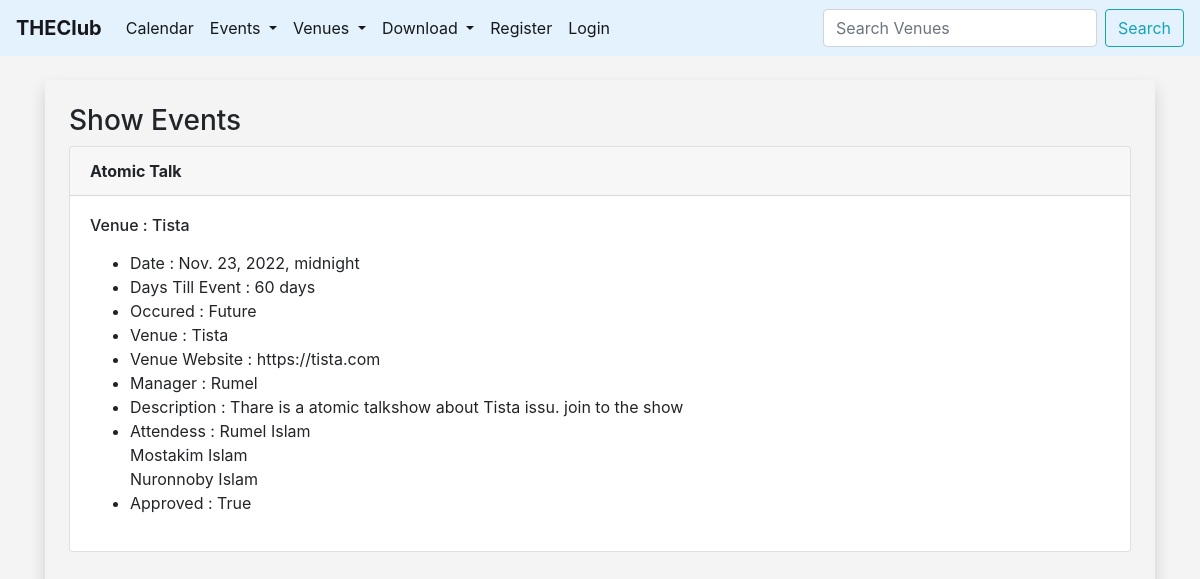
Screenshot of /show_event/6 with the database file from the repository.
### events/models.py (models this page shows, shortened)
class Event(models.Model):
	name = models.CharField('Event Name', max_length=120)
	event_date = models.DateTimeField('Event Date')
	venue = models.ForeignKey(Venue, blank=True, null=True, on_delete=models.CASCADE)
	manager = models.ForeignKey(User, blank=True, null=True, on_delete=models.SET_NULL)
	description = models.TextField(blank=True)
	attendess = models.ManyToManyField(MyClubUser, blank=True)
	approved = models.BooleanField('Approved', default=False)
	@property
	def Days_till(self):
		today = date.today()
		days_till = self.event_date.date() - today
		days_till_stripped = str(days_till).split(",", 1)[0]
		return days_till_stripped
	@property
	def Is_past(self):
		today = date.today()
		if self.event_date.date() < today:
			thing = 'Past'
		else:
			thing = 'Future'
		return thing

class Venue(models.Model):
	name = models.CharField('Venue Name', max_length=120)
	address = models.CharField(max_length=300)
	Zip_code = models.CharField('Zip Code', max_length=10, blank=True)
	phone = models.CharField('Contuct Phone', max_length=20)
	web = models.URLField('Website Address', blank=True)
	email_address = models.EmailField('Email Address')
	owner = models.IntegerField('Venue Owner', blank=False, default=1)
	venue_image = models.ImageField(null=True, blank=True, upload_to="images/")
	def __str__(self):
		return self.name

class MyClubUser(models.Model):
	first_name = models.CharField(max_length=30)
	last_name = models.CharField(max_length=20)
	email = models.EmailField('User Email')
	def __str__(self):
		return self.first_name + ' ' + self.last_name

### events/views.py (the view)
# urls.py: path('show_event/<event_id>', views.show_event, name='show-event'),
def show_event(request, event_id):
	event = Event.objects.get(pk=event_id)
	return render(request, 'events/show_event.html', {'event': event})

### events/templates/events/show_event.html (shortened to what this page needs)
{% extends 'events/base.html' %}
{% block content %}
<div class="shadow p-4 md-5 bg-body rounded">
  <h3>Show Events</h3>
    {% if event.approved %}
    <div class="card">
      <div class="card-header">
        <strong>{{ event.name }}</strong>
      </div>
      <div class="card-body">
        <h6 class="card-title">Venue : {{ event.venue }}</h6>
        <p class="card-text">
        <ul>
            <li>Date : {{ event.event_date }}</li>
            <li>Days Till Event : {{ event.Days_till }}</li>
            <li>Occured : {{ event.Is_past }}</li>
            <li>Venue : {{ event.venue }}</li>
            <li>Venue Website : {{ event.venue.web }}</li>
            <li>Manager : {{ event.manager }}</li>
            <li>Description : {{ event.description }}</li>
            <li>Attendess :
            {% for user in event.attendess.all %}
            {{ user }} <br>
            {% endfor %}</li>
            <li>Approved : {{ event.approved }}</li>
          </ul>
        </p>
      </div>
    </div>
    {% endif %}
    <br><br>
</div><br><br>
{% endblock %}

### events/templates/events/base.html (style rules this page uses)
body { background: #f4f4f4; }

### rows the page displays
Event: name "Atomic Talk", venue "Tista", event_date "Nov. 23, 2022, midnight", Days_till "60 days", Is_past "Future", venue.web "https://tista.com", manager "Rumel", description "Thare is a atomic talkshow about Tista issu. join to the show", approved "True"
MyClubUser: first_name+last_name "Rumel Islam"
MyClubUser: first_name+last_name "Mostakim Islam"
MyClubUser: first_name+last_name "Nuronnoby Islam"
